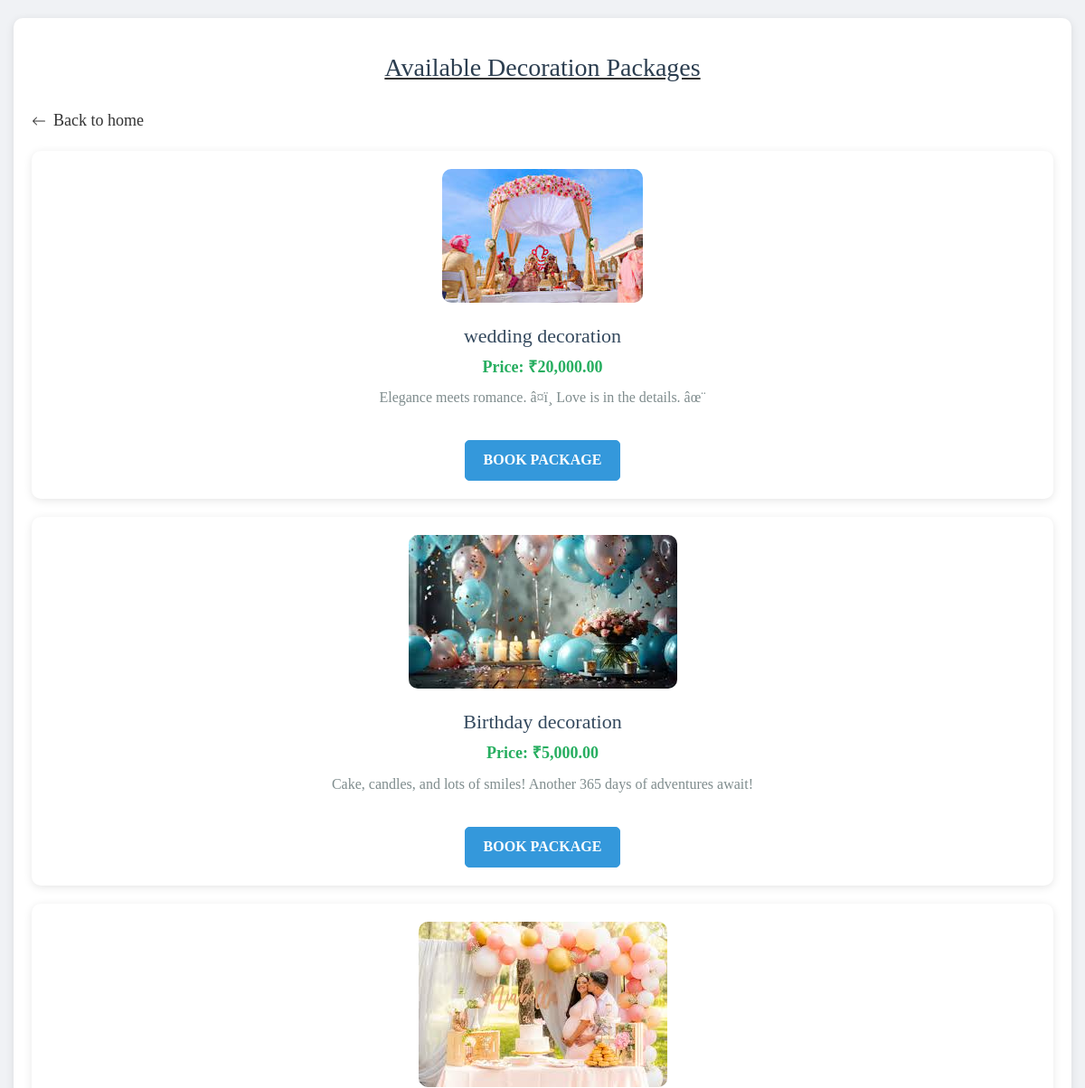
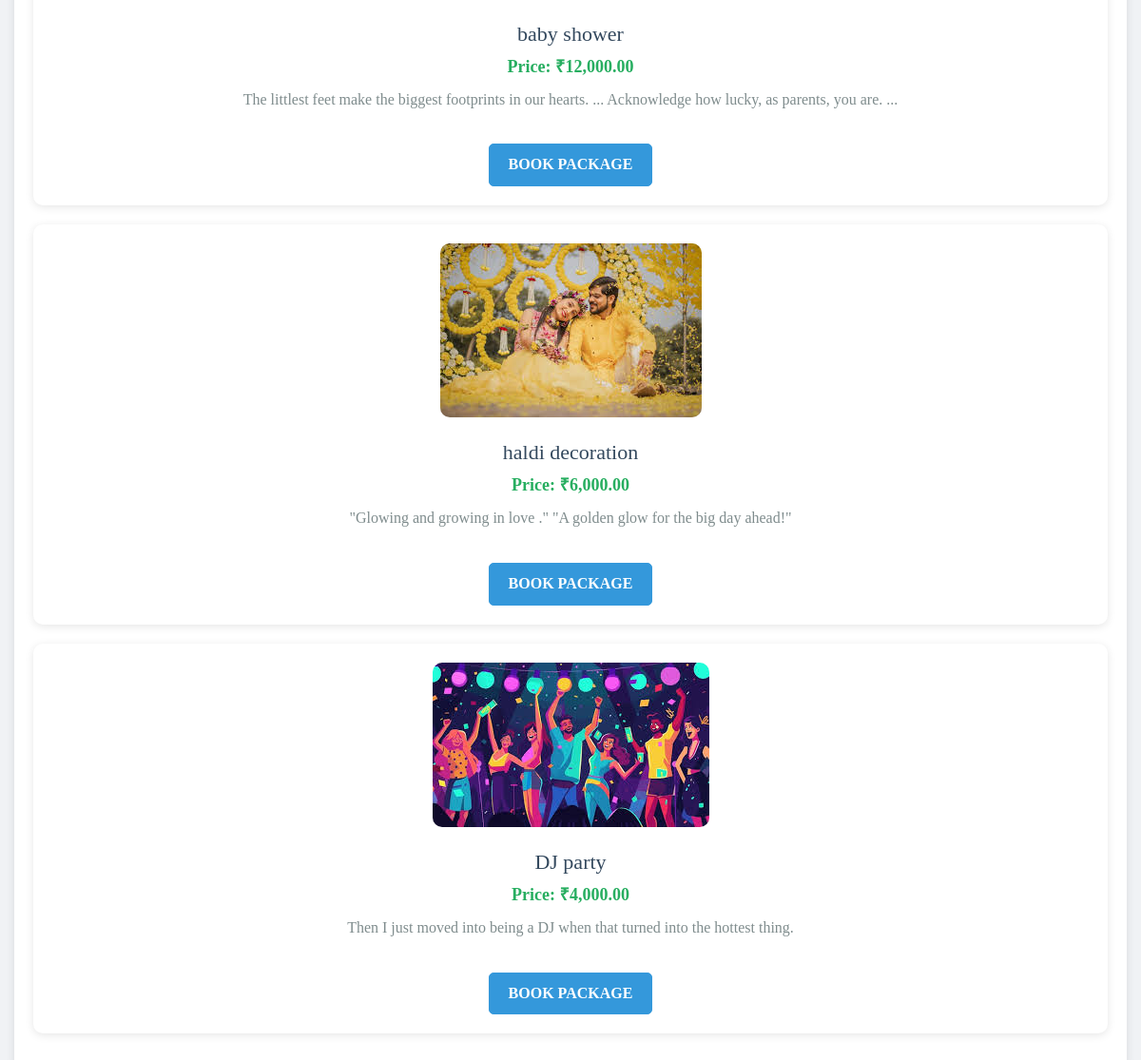
/package.php, run on the app's committed database (2 pictures, top to bottom).
### tables this page shows
CREATE TABLE IF NOT EXISTS `package` (
  `package_name` varchar(200) NOT NULL,
  `package_price` varchar(200) NOT NULL,
  `package_description` text NOT NULL,
  `id` int(11) NOT NULL AUTO_INCREMENT,
  `package_image` varchar(100) NOT NULL,
  PRIMARY KEY (`id`)
);

### package.php (the view, shortened to what this page needs)
<?php
include 'insert.php';
$sql = "SELECT id, package_name, package_price, package_description, package_image FROM package";
$result = $conn->query($sql);
?>
<!DOCTYPE html>
<html lang="en">
<head>
    <link rel="stylesheet" href="https://maxcdn.bootstrapcdn.com/bootstrap/3.4.1/css/bootstrap.min.css">
</head>
<body>
<div class="container">
   <u><h2>Available Decoration Packages</h2></u>
   <a href="index1.php" class="back-home">
    <svg xmlns="http://www.w3.org/2000/svg" width="16" height="16" fill="currentColor" viewBox="0 0 16 16">
        <path fill-rule="evenodd" d="M15 8a.5.5 0 0 1-.5.5H2.707l3.147 3.146a.5.5 0 0 1-.708.708l-4-4a.5.5 0 0 1 0-.708l4-4a.5.5 0 1 1 .708.708L2.707 7.5H14.5A.5.5 0 0 1 15 8z"/>
    </svg>
    Back to home
   </a>
    <?php
    if ($result->num_rows > 0) {
        while ($row = $result->fetch_assoc()) {
            echo "<div class='package' data-id='" . $row['id'] . "'>";
            if (!empty($row['package_image'])) {
                echo "<img src='uploads/" . htmlspecialchars($row['package_image']) . "' alt='" . htmlspecialchars($row['package_name']) . "'>";
            }
            echo "<h3>" . htmlspecialchars($row['package_name']) . "</h3>";
            echo "<p class='package-price'>Price: ₹" . number_format($row['package_price'], 2) . "</p>";
            echo "<p class='package-description'>" . htmlspecialchars($row['package_description']) . "</p><br>";
            if (isset($_SESSION['username'])) {
                $bookLink = "booking.php?package_name=" . urlencode($row['package_name']);
            } else {
                $bookLink = "login.php?redirect=" . urlencode("booking.php?package_name=" . urlencode($row['package_name']));
            }
            echo "<a href='$bookLink' class='btn btn-primary'>Book Package</a>";
            echo "</div>";
        }
    } else {
        echo "<p>No packages found.</p>";
    }
    ?>
</div>
</body>
</html>

### package.php (style rules this page uses)
body { font-family: 'Georgia '; background-color: #f0f2f5; color: #333; margin: 0; padding: 0; }
.container { max-width: 1200px; margin: 20px auto; padding: 20px; background-color: white; box-shadow: 0 2px 10px rgba(0, 0, 0, 0.1); border-radius: 10px; }
h2 { text-align: center; font-size: 28px; color: #2c3e50; margin-bottom: 30px; }
.package { background-color: #ffffff; padding: 20px; margin-bottom: 20px; border-radius: 10px; box-shadow: 0 2px 10px rgba(0, 0, 0, 0.1); transition: background-color 0.3s ease, box-shadow 0.3s ease, transform 0.3s ease; display: flex; flex-direction: column; align-items: center; text-align: center; }
.package img { max-width: 100%; height: auto; border-radius: 10px; margin-bottom: 15px; transition: transform 0.3s ease, opacity 0.3s ease; }
.package h3 { font-size: 22px; margin: 10px 0; color: #34495e; }
.package-price { color: #27ae60; font-weight: 600; font-size: 18px; margin-bottom: 10px; }
.package-description { color: #7f8c8d; font-size: 16px; margin-bottom: 15px; }
.btn-primary { background-color: #3498db; border-color: #3498db; padding: 10px 20px; font-size: 16px; font-weight: 600; border-radius: 5px; color: #fff; text-transform: uppercase; transition: background-color 0.3s ease; }
.back-home { text-decoration: none; font-size: 18px; color: #333; display: flex; align-items: center; margin-bottom: 20px; transition: color 0.3s; }
.back-home svg { margin-right: 8px; fill: currentColor; transition: transform 0.3s; }

### data on the page
package: package_image (picture), package_name "wedding decoration", package_price "20,000.00", package_description "Elegance meets romance. â¤ï¸ Love is in the details. âœ¨"
package: package_image (picture), package_name "Birthday decoration", package_price "5,000.00", package_description "Cake, candles, and lots of smiles! Another 365 days of adventures await!"
package: package_image (picture), package_name "baby shower", package_price "12,000.00", package_description "The littlest feet make the biggest footprints in our hearts. ... Acknowledge how lucky, as parents, you are. ..."
package: package_image (picture), package_name "haldi decoration", package_price "6,000.00", package_description "\"Glowing and growing in love .\" \"A golden glow for the big day ahead!\""
package: package_image (picture), package_name "DJ party", package_price "4,000.00", package_description "Then I just moved into being a DJ when that turned into the hottest thing."
